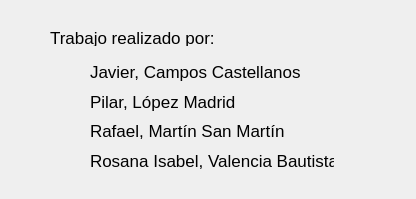
<?xml version="1.0" encoding="UTF-8"?>
<ui version="4.0">
 <class>EquipoTecnicoWindow</class>
 <widget class="QDialog" name="EquipoTecnicoWindow">
  <property name="geometry">
   <rect>
    <x>0</x>
    <y>0</y>
    <width>416</width>
    <height>199</height>
   </rect>
  </property>
  <property name="windowTitle">
   <string>Dialog</string>
  </property>
  <widget class="QLabel" name="label_2">
   <property name="geometry">
    <rect>
     <x>50</x>
     <y>30</y>
     <width>311</width>
     <height>16</height>
    </rect>
   </property>
   <property name="font">
    <font>
     <pointsize>13</pointsize>
    </font>
   </property>
   <property name="text">
    <string>Trabajo realizado por:</string>
   </property>
  </widget>
  <widget class="QWidget" name="">
   <property name="geometry">
    <rect>
     <x>90</x>
     <y>60</y>
     <width>244</width>
     <height>112</height>
    </rect>
   </property>
   <layout class="QVBoxLayout" name="verticalLayout">
    <item>
     <widget class="QLabel" name="label_3">
      <property name="font">
       <font>
        <pointsize>13</pointsize>
       </font>
      </property>
      <property name="text">
       <string>Javier, Campos Castellanos</string>
      </property>
     </widget>
    </item>
    <item>
     <widget class="QLabel" name="label_4">
      <property name="font">
       <font>
        <pointsize>13</pointsize>
       </font>
      </property>
      <property name="text">
       <string>Pilar, López Madrid</string>
      </property>
     </widget>
    </item>
    <item>
     <widget class="QLabel" name="label_5">
      <property name="font">
       <font>
        <pointsize>13</pointsize>
       </font>
      </property>
      <property name="text">
       <string>Rafael, Martín San Martín</string>
      </property>
     </widget>
    </item>
    <item>
     <widget class="QLabel" name="label_6">
      <property name="font">
       <font>
        <pointsize>13</pointsize>
       </font>
      </property>
      <property name="text">
       <string>Rosana Isabel, Valencia Bautista</string>
      </property>
     </widget>
    </item>
   </layout>
  </widget>
 </widget>
 <resources/>
 <connections/>
</ui>
